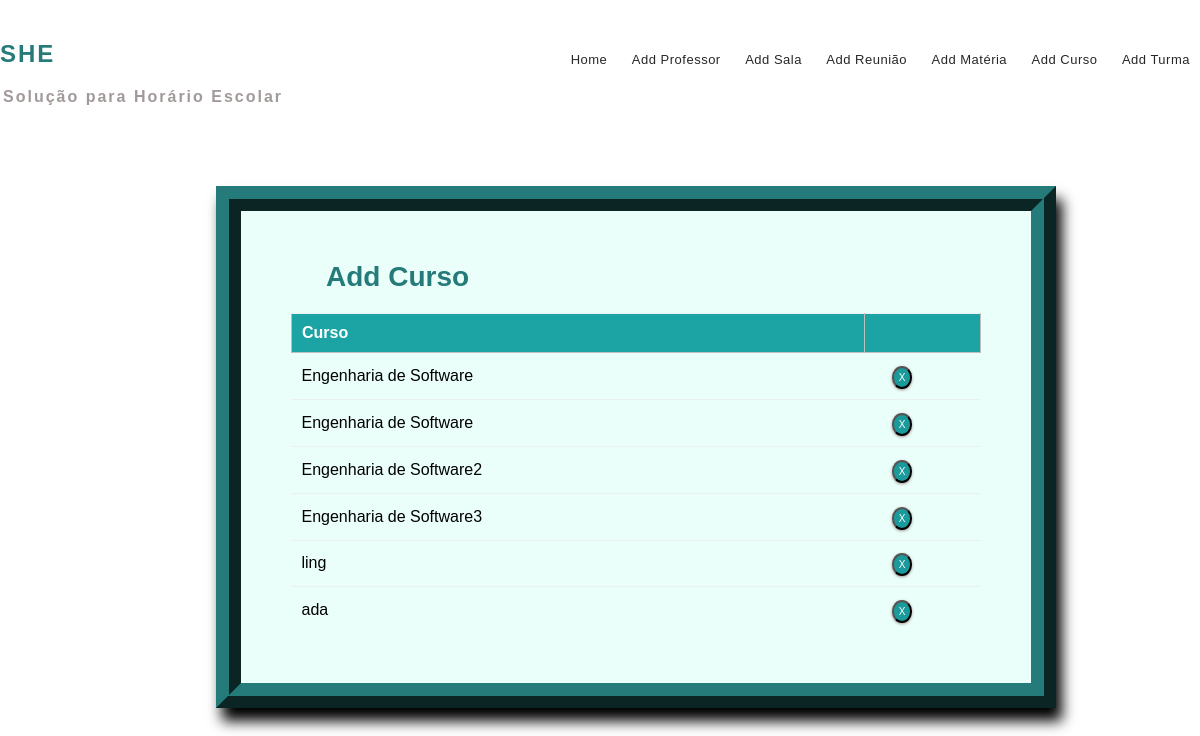
/department_list/, run on the app's committed database.
### mm1/models.py (models this page shows, shortened)
class Department(models.Model):
    dept_name = models.CharField(max_length=50)
    courses = models.ManyToManyField(Course)

### mm1/views.py (the view)
# urls.py: path('department_list/', views.department_list, name='editdepartment'),
def department_list(request):
    context = {
        'departments': Department.objects.all()
    }
    return render(request, 'deptlist.html', context)

### templates/deptlist.html (shortened to what this page needs)
{% extends 'base.html' %}
{% block content %}
{% load static %}
<fieldset class="fieldset">
    <a href="{% url 'adddepartment'%}"><h1 class="tablink" onclick="openPage('new')" id="defaultOpen">Add Curso</h1></a>
    <div class="tabcontent" id="edit">
        <table class="table1">
            <thead>
            <tr class="table-headers">
            <th>Curso</th>
            <th  class="empty"></th>
            </tr>
            </thead>
            <tbody>
            {% for dept in departments %}
            <tr>
             <td>{{dept.dept_name}}</td>
             <td class="empty">
                <form action="{% url 'deletedepartment' dept.id %}" method="post">
                        <input type="submit" value="X" class="cross">
                </form>
             </td>
             </tr>
            {% endfor %}
            </tbody>
        </table>
    </div>
</fieldset>
{% endblock %}

### static/CSS/style.css (style rules this page uses)
* { margin: 0; padding: 0; box-sizing: border-box; font-family: sans-serif; }
html { scroll-behavior: smooth; }
a { text-decoration:none; }
form { margin-top: 3%; margin-left: 18%; margin-right: 12%; }
fieldset h1 { color: #257a7a; padding-bottom: 20px; margin-left: 35px; display: inline-block; cursor: pointer; font-size: 28px; }
fieldset input { padding:8px; color: #938c8c }
.table2 td, th { border: 1px solid rgb(190,190,190); padding: 10px 20px; }
.table1 { width: 100%; border-collapse: collapse; text-align: left; overflow: hidden; }
.table1 td, th { border-top: 1px solid #ECF0F1; padding: 10px; }
.table1 th { background-color: #1ca4a4; color: #fff; }
.cross { border-radius: 50%; font-size:10px; box-shadow: 0px 1px 3px 0px #9e9292; padding: 4px 5px; color: #fff; background-color: #1a9a9a; cursor: pointer; }
.fieldset { margin-top: 3%; margin-left: 18%; margin-right: 12%; padding: 50px; border-width: 25px; border-style: ridge; border-color: #257a7a; box-shadow: 6px 13px 13px 0px black; background-color: #ebfffa; }

### data on the page
Department: dept_name "Engenharia de Software"
Department: dept_name "Engenharia de Software"
Department: dept_name "Engenharia de Software2"
Department: dept_name "Engenharia de Software3"
Department: dept_name "ling"
Department: dept_name "ada"
